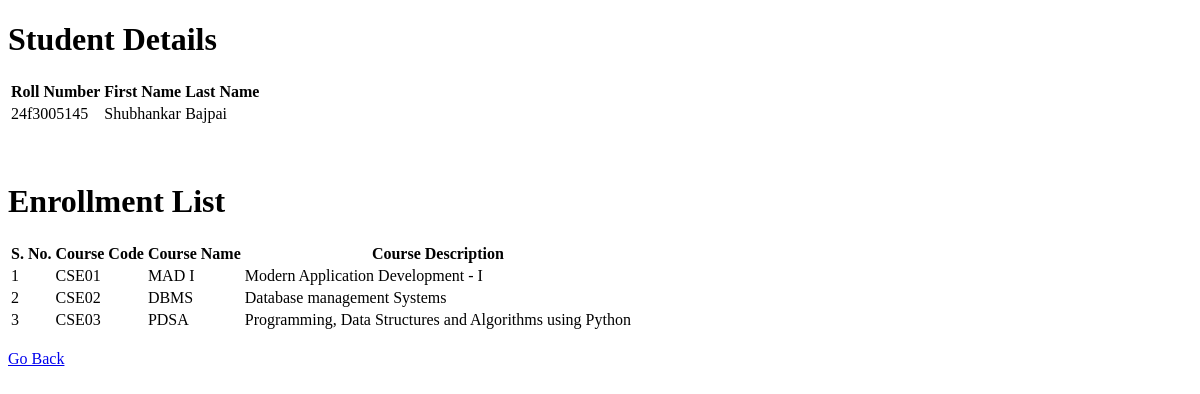
Page /student/17 on the committed database.
### app.py (models this page shows, shortened)
class Student(db.Model):
    __tablename__ = 'student'
    student_id = db.Column(db.Integer, primary_key=True, autoincrement=True)
    roll_number = db.Column(db.String(50), unique=True, nullable=False)
    first_name = db.Column(db.String(100), nullable=False)
    last_name = db.Column(db.String(100))
    enrollments = db.relationship('Enrollment', backref='student', cascade="all, delete-orphan")

class Course(db.Model):
    __tablename__ = 'course'
    course_id = db.Column(db.Integer, primary_key=True, autoincrement=True)
    course_code = db.Column(db.String(20), unique=True, nullable=False)
    course_name = db.Column(db.String(100), nullable=False)
    course_description = db.Column(db.String(255))
    enrollments = db.relationship('Enrollment', backref='course', cascade="all, delete-orphan")

### app.py (the view)
@app.route('/student/<int:student_id>', methods=['GET'])
def student_detail(student_id):
    courses, cids = [], []
    student = Student.query.get(student_id)
    enrollments = Enrollment.query.filter_by(estudent_id=student_id).all()
    for enrollment in enrollments:
        cids.append(enrollment.ecourse_id[-1])
    for cid in cids:
        course = Course.query.filter_by(course_id=cid).first()
        if course:
            courses.append(course)
    return render_template('student_detail.html', roll_no=student.roll_number, first_name=student.first_name, last_name=student.last_name, courses=courses)

### templates/student_detail.html (shortened to what this page needs)
<!DOCTYPE html>
<html>
  <head>
	<link rel="stylesheet" href="{{ url_for('static', filename='student_detail_style.css') }}">
  </head>
  <body>
	<h1>Student Details</h1>
	<table id = "personal-details">
		<tr>
			<th>Roll Number</th>
			<th>First Name</th>
			<th>Last Name</th>
		</tr>
		<tr>
			<td>{{roll_no}}</td>
			<td>{{first_name}}</td>
			<td>{{last_name}}</td>
		</tr>
	</table>
	<br><br>
	<h1>Enrollment List</h1>
	<table id = "enroll-table">
		<tr>
			<th>S. No.</th>
			<th>Course Code</th>
			<th>Course Name</th>
			<th>Course Description</th>
		</tr>
		{% for course in courses %}
		<tr>
			<td>{{loop.index}}</td>
			<td>{{course['course_code']}}</td>
			<td>{{course['course_name']}}</td>
			<td>{{course['course_description']}}</td>
		</tr>
		{% endfor %}
	</table>
	<br><a href="{{ url_for('home') }}" type="button">Go Back</a>
  </body>
</html>

### rows in the picture
Student: roll_number "24f3005145", first_name "Shubhankar", last_name "Bajpai"
Course: course_code "CSE01", course_name "MAD I", course_description "Modern Application Development - I"
Course: course_code "CSE02", course_name "DBMS", course_description "Database management Systems"
Course: course_code "CSE03", course_name "PDSA", course_description "Programming, Data Structures and Algorithms using Python"
